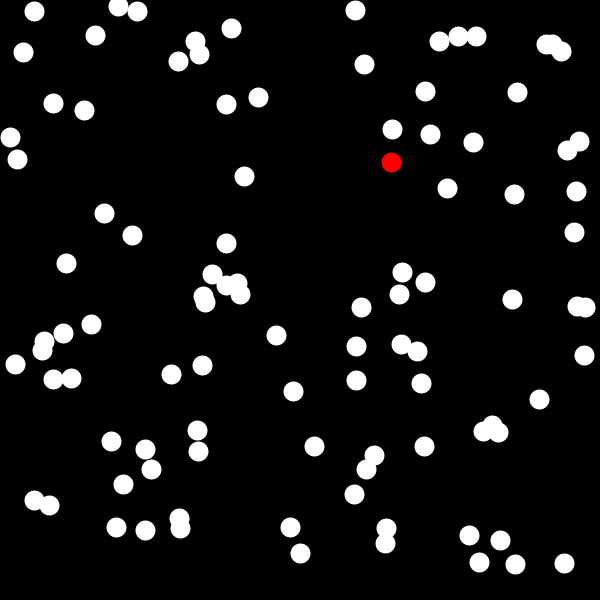
Frame 1 (no input)
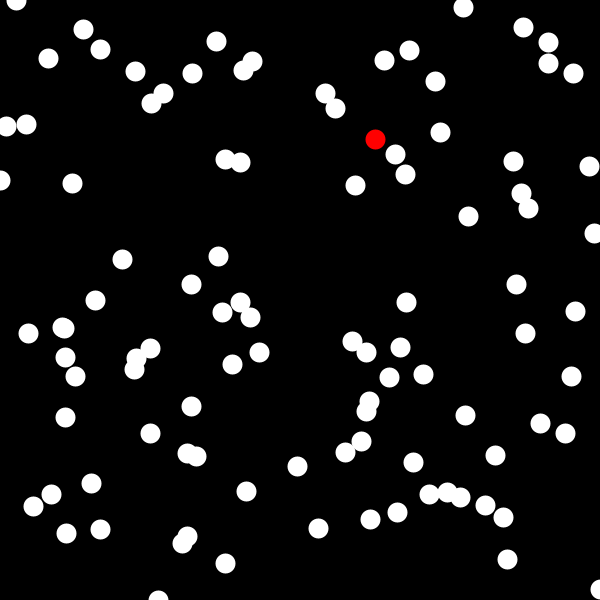
Frame 60 (the mouse pressed at the canvas centre just before this capture)
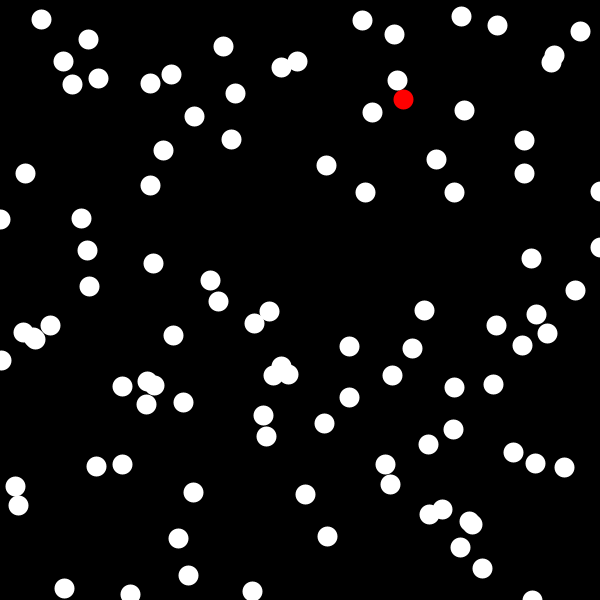
Frame 120 (the mouse held since frame 60 and released just before this capture)

The Processing sketch that drew these frames (run headless with seeded random() and noise(); from frame 60 on, the mouse is pressed at the canvas centre):

// Processing sketch: processing_13378
// ── processing_13378.pde

// Mouvement pseudo-brownien (on utilise une loi uniforme au lieu d'une normale)
// PrPierre, 2008

int NPART = 100; // nombre de particules
int D = 5; // ecart type du processus

int[] x = new int[NPART];
int[] y = new int[NPART];
int i;
float th, ra, R;

void setup() {
  R = D*sqrt(3.0);
  size(600,600);
  frameRate(30);
  smooth();strokeWeight(20);
  for (i=0;i<NPART;i++) {
    x[i] = int(random(width));
    y[i] = int(random(height));
  }
}

void draw() {
 background(0);
 for (i=0;i<NPART;i++) {
    x[i] += int(random(-R,R));
    x[i] = max(x[i],0); x[i] = min(x[i],width);
    y[i] += int(random(-R,R));
    y[i] = max(y[i],0); y[i] = min(y[i],height);
    // on colorie autrement la particule 0 pour la suivre des yeux
    if (i==0) stroke(255,0,0); else stroke(255);
    point(x[i],y[i]);
  } 
} 
